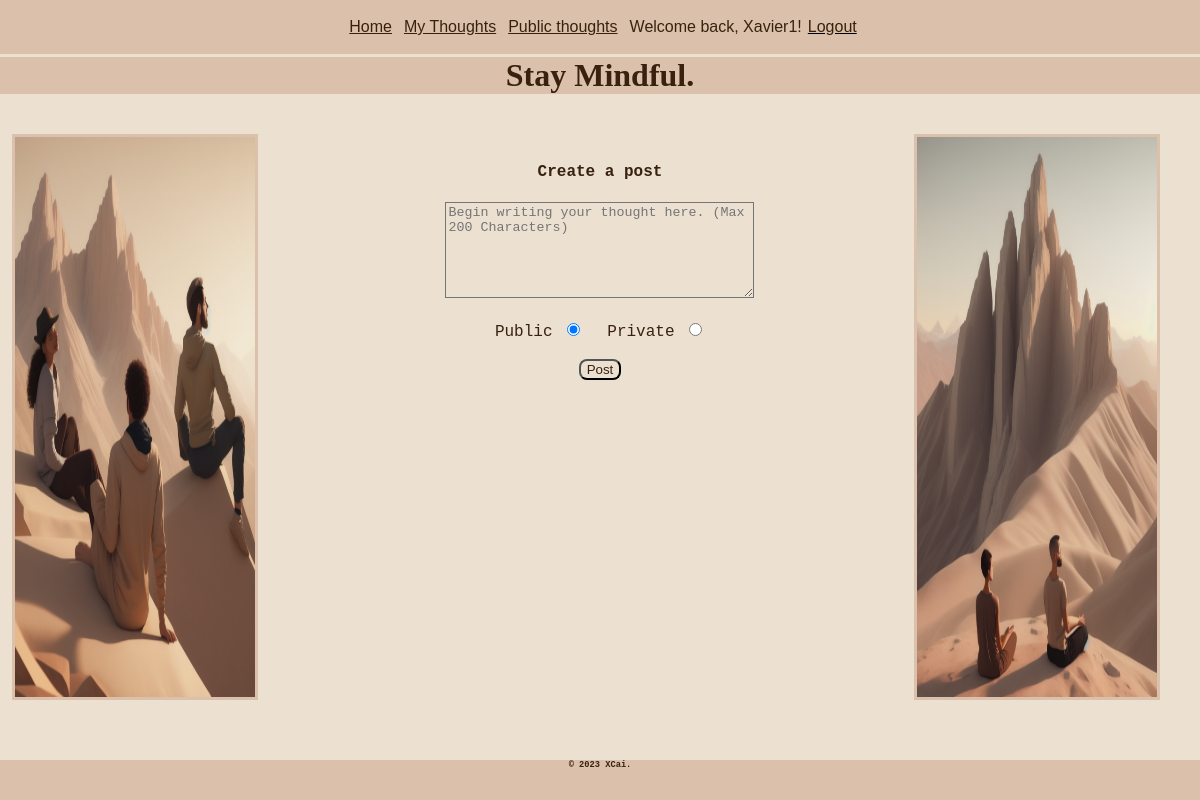
The page /my_posts (signed in) on the database as committed earlier.
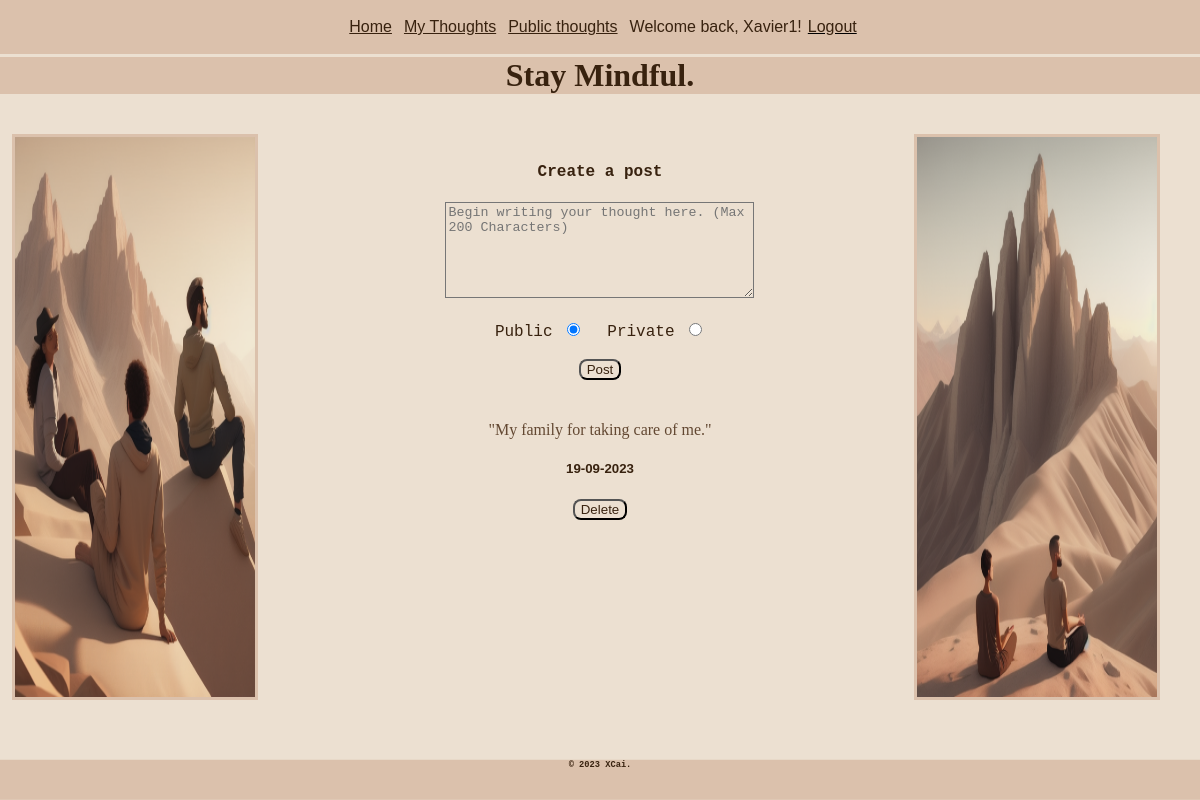
The same page on the database as committed later.
### tables this page shows
CREATE TABLE Gratitude_idea (id INTEGER PRIMARY KEY, date TEXT, username TEXT, content TEXT, like_count INTEGER DEFAULT (0), is_public INTEGER);

### routes.py (the view)
@app.route('/my_posts', methods=['GET'])
def my_posts():
    if 'username' in session:
        user_idea_data = db_query("SELECT * FROM Gratitude_idea WHERE username\
                = ? ORDER BY date DESC", False, False, (session['username'],))
        return render_template("my_posts.html", user_idea_data=user_idea_data)
    else:
        flash('First please create an account or login to an existing one.')
        return redirect("loginpage")

### routes.py (called while the page is built)
def db_query(query, is_single, is_insert, data):
    conn = sqlite3.connect("mindful.db")
    try:
        cur = conn.cursor()
        cur.execute(query, data)
        if is_insert:
            conn.commit()
        if is_single:
            result = cur.fetchone()
        else:
            result = cur.fetchall()
        return result
    finally:
        conn.close()

def get_random_image():
    image_folder = os.path.join(app.static_folder, 'images')
    images = os.listdir(image_folder)
    random_image = random.choice(images)
    return f"static/images/{random_image}"

@app.context_processor
def inject_random_image():
    return {'random_image': get_random_image(),
            'random_image1': get_random_image()}

### templates/my_posts.html (shortened to what this page needs)
{% extends 'layout.html' %}
{% block content %}
    <form action="/post_idea" method="post">
        <h2><label for="post_idea">Create a post</label></h2>
        <textarea class="input" required name="post_idea" id="post_idea" cols="36" rows="6" minlength="20" maxlength="200" placeholder="Begin writing your thought here. (Max 200 Characters)"></textarea>
        <br><br>
        <label class="check_button">Public
            <input type="radio" checked="checked" value="1" name="radio">
        </label>
        <label class="check_button">Private
            <input type="radio" value="0" name="radio">
        </label>
        <br><br>
        <button class="button">Post</button>
     </form>
    {% for user_idea_data in user_idea_data %}
    <div>
        <br><br>
        <p class="p_overflow">
            "{{ user_idea_data[3] }}"
        </p>
        <h5>
        {{ user_idea_data[1] }}
        </h5>
        <form action="/delete_my_post" method="post">
            <button class="button">Delete</button>
        </form>
    </div>
    {% endfor %}
{% endblock %}

### templates/layout.html (shortened to what this page needs)
<!DOCTYPE html>
<html lang="en">
    <link rel="stylesheet" href="/static/styles.css">
<head>
</head>
<div>
    <nav>
        {% include "nav.html" %}
    </nav>
</div>
<body>
    <header>
        {% include "header.html" %}
    </header>
    <main class="flex">
        <div class="flex-element-image-column">
            <img class="flex-image" src="{{ random_image }}" alt="Mindful">
        </div>
        <div class="flex-element-posts-column">
        {% block content %}
        {% endblock %}
        </div>
        <div class="flex-element-image-column">
            <img class="flex-image" src="{{ random_image1 }}" alt="Mindful">
        </div>
    </main>
</body>
<footer>
    {% include "footer.html" %}
</footer>
</html>

### templates/nav.html
<div id="nav">
        <a class="nav_element" href="/">Home</a>
        <a class="nav_element" href="/my_posts">My Thoughts</a>
        <a class="nav_element" href="/public_posts">Public thoughts</a>
        {% if session.username == "admin" %}
        <form action="/adminlogin" method="post">
                <button class="button" id="admin">Admin</button>
        </form>
        <a id="username_nav" class="nav_element">Welcome back, {{ session.username }}! </a>
                <form action="/logout" method="post">
                        <button class="nav_button" id="logout"><a> Logout</a></button>
                </form>
        {% elif session['username'] %}
        <a id="username_nav" class="nav_element">Welcome back, {{ session.username }}! </a>
        <form action="/logout" method="post">
                <button class="nav_button" id="logout"><a> Logout</a></button>
        </form>
        {% else %}
        <a class="nav_element" href="/create_account_page">Create an account</a>
        <a class="nav_element" href="/loginpage">Login</a>
        {% endif %}
</div>

### templates/header.html
<h1>Stay Mindful.</h1>

### templates/footer.html
<h6 id="footer_text">&copy; 2023 XCai.</h4>

### static/styles.css (style rules this page uses)
header { background-color: #dbc1ac; }
footer { background-color: #dbc1ac; position: sticky; top: 100%; height: 2.5rem; width: 100%; }
body { background-color: #ece0d1; margin: auto; text-align: center; min-height: 100vh; }
div { padding-top: 1.5%; padding-bottom: 1.5%; }
.nav_element { padding-left: 0.5%; padding-right: 0.5%; }
#nav { position:fixed; top:0%; width: 100%; background-color: #dbc1ac; display: flex; justify-content: center; }
h1 { font-family: cursive; color: #38220f; }
h2 { font-family: sans-serif; color: #38220f; }
h5 { font-family: sans-serif; color: #38220f; padding-left: 5%; padding-right: 5%; }
h6 { font-family: monospace; color: #38220f; }
p { font-family: cursive; color: #634832; }
.p_overflow { overflow-wrap: break-word; margin: auto; }
a { font-family: sans-serif; color: #38220f; }
label { font-family: monospace; font-size: large; color: #38220f; }
.nav_button { background: none!important; border: none; padding: 0!important; font-size: medium; font-family: sans-serif; text-decoration: underline; cursor: pointer; }
.button { background-color: #ece0d1; color: #38220f; border-radius: 8px; }
.input { background-color: #ece0d1; }
.check_button { padding-left: 2%; padding-right: 2%; }
.flex { display: flex; flex-direction: row; }
.flex-image { width: 20%; height: 70%; border-style: solid; border-color: #dbc1ac; position: fixed; display: flex; }
.flex-element-image-column { width: 30%; padding-left: 12px; padding-right: 12px; }
.flex-element-posts-column { width: 40%; padding-left: 10%; padding-right: 10%; }

Rows that differ between the two databases and show on the page:
added Gratitude_idea: username "Xavier1", content "My family for taking care of me.", date "19-09-2023"
Other text that changed with them:
{{ session.username }}: "Xavier1" → (not shown)
